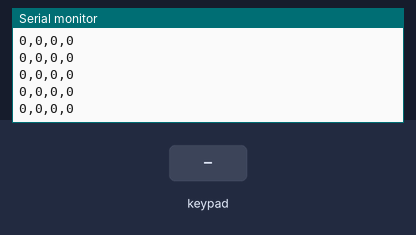
Recording of a sketch running on a simulated Arduino Uno, built with avr-gcc and run on an emulated ATmega328P. Parts: the last lines printed to the serial monitor. The test bench sets the inputs (shaded band).

Above: at 1.2 s.
1.3 s: key '0' pressed
At 1.32 s:
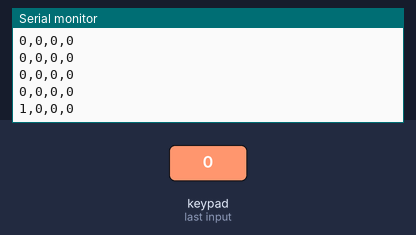
2.8 s: keypad keys 1 2 pressed 0.4 s apart
At 2.83 s:
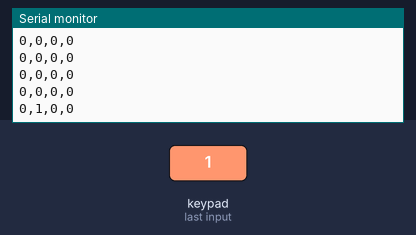
5.1 s: key '3' pressed
At 5.15 s:
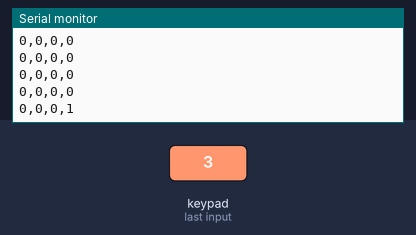

Measured:
- after the input at 1.3 s, the serial monitor: prints a new line at once (image 1)
- after the input at 2.8 s, the serial monitor: prints a new line at once (image 2)
- after the input at 5.1 s, the serial monitor: prints a new line at once (image 3)

The sketch:

Send_Foot_Pad_Data.ino
```cpp
/* "Send_Foot_Pad_Data" by Candide
 *
 * Adapted from: "sendAllCapPins" by Kate Hartman & Nick Puckett (DIGF 6037 Creation & Computation): https://github.com/DigitalFuturesOCADU/CC2020/tree/main/Experiment3/codeExamples/ArduinoToProcessing/CSV/CapInput/sendAllPins/Arduino/sendAllCapPins
 * // Based on the MPR121test.ino example file
 *
 * This example interfaces with the Adafruit MPR121 capacitive board: https://learn.adafruit.com/adafruit-mpr121-12-key-capacitive-touch-sensor-breakout-tutorial/overview
 * Reads all 12 pins and writes a 1 or 0 separated by commas
 *
 *
  */
#include <Wire.h>
#include "Adafruit_MPR121.h"

#ifndef _BV
#define _BV(bit) (1 << (bit))
#endif

Adafruit_MPR121 cap = Adafruit_MPR121();

uint16_t currtouched = 0; // Keeps track of the last pins touched

int tp = 4; // Change this if you aren't using them all, start at pin 0

void setup()
{
  Serial.begin(9600);

  if (!cap.begin(0x5A)) {
    Serial.println("MPR121 not found, check wiring?");
    while (1);
  }
  Serial.println("MPR121 found!");
}

void loop()
{

checkAllPins(tp); // Run the function to check the cap interface


 Serial.println(); // Make a new line to separate the message
 delay(100); // Put a delay so it isn't overwhelming
}

void checkAllPins(int totalPins)
{
  currtouched = cap.touched(); // Get the currently touched pads

  for (uint8_t i=0; i<totalPins; i++)
  {
    // If it *is* touched, set 1 if no set 0
    if ((currtouched & _BV(i)))
    {
      Serial.print(1);
    }
    else
    {
      Serial.print(0);
    }

    // Adds a comma after every value but the last one
    if(i<totalPins-1)
    {
      Serial.print(",");
    }


}


}
```
